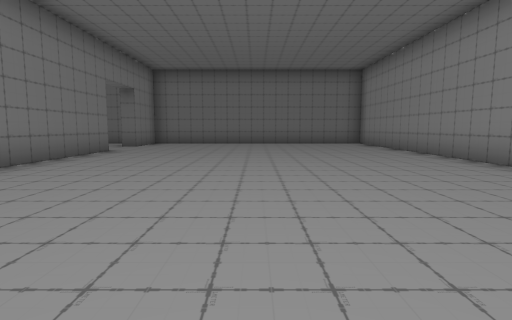
[1] (above)

14 first-person views from a walk through a Unity game level. The camera is 1.3 m above the floor, tilts 6° down and sees 80° across. The floor is counted in squares, 2 m on a side. Each view is taken from the middle of a square. On the plan, view 1 faces up. The plan holds only what a view shows up to about 10 squares ahead; the rest is blank. The player character is not drawn.

[2]
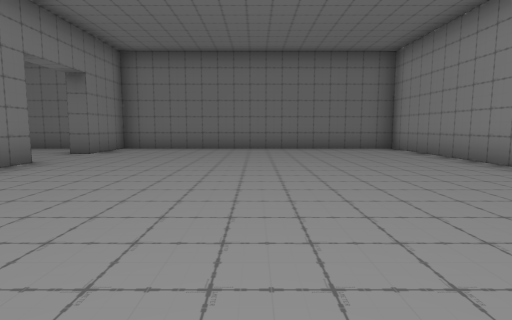

[3]
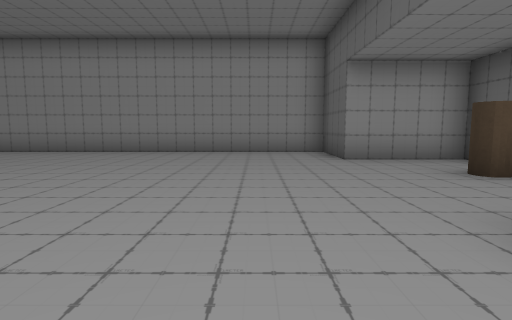

[4]
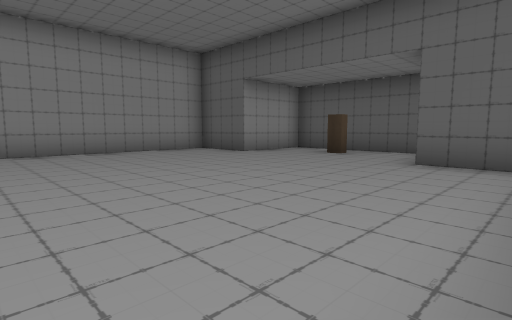

[5]
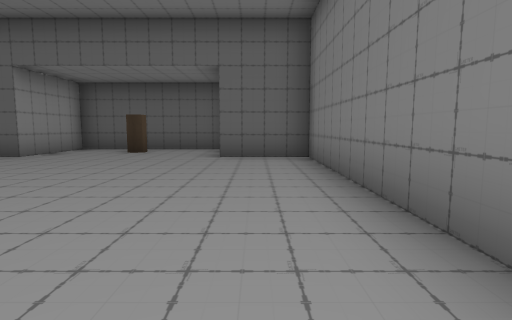

[6]
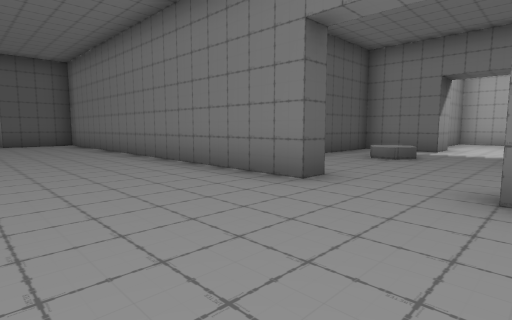

[7]
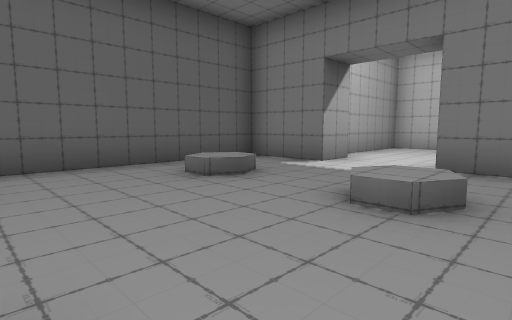

[8]
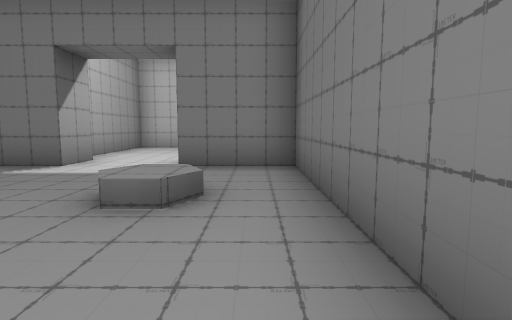

[9]
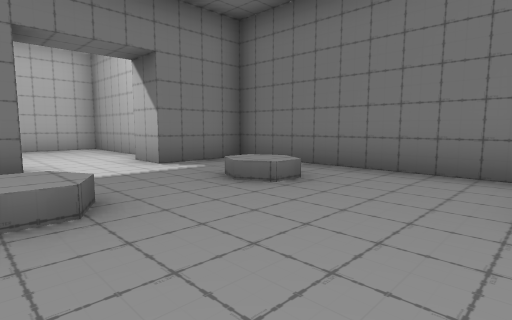

[10]
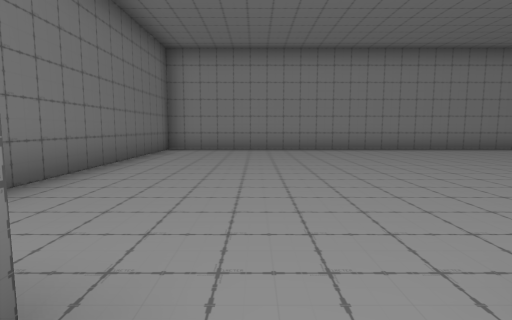

[11]
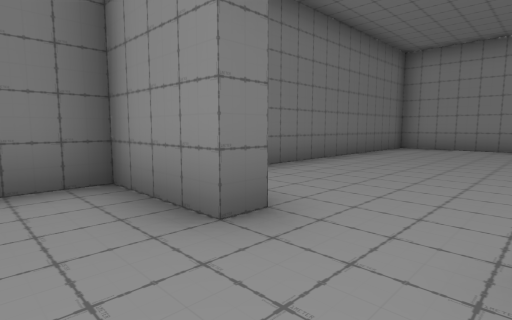

[12]
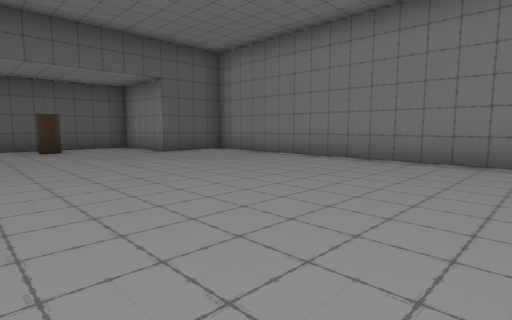

[13]
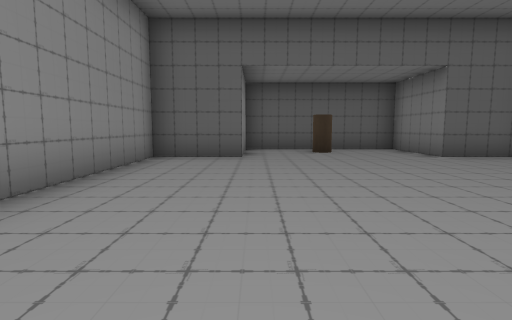

[14]
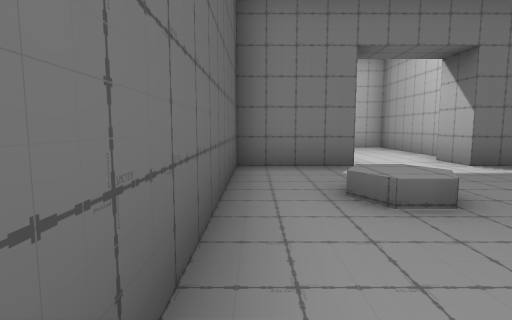

### Floor plan
Points are (right, up) in squares from view 1. A wall is a line through its corners. A room is listed if a view was taken in it or the views show most of it. See-through windows are left out.
Room 1 (views 1, 2, 3, 4, 5, 6, 12, 13)
walls: (-4.8, 8.7) (-4.2, 8.7) (-4.2, -1.8) (-2.2, -1.8) (-2.2, -4.3) (2.3, -4.3) (2.3, -1.8) (4.3, -1.8) (4.3, 12.7) (-4.2, 12.7) (-4.2, 10.7)
ways out: opening at (-4, 9.5) to room 2
Room 2 (views 7, 8, 9, 10, 11, 14)
walls: (-11.2, 8.7) (-10.2, 8.7) (-10.2, 6.7) (-5.2, 6.7); (-12, 11.2) (-15.2, 11.2) (-15.2, 8.2) (-12, 8.2); (-4.2, 10.7) (-4.7, 10.7) (-4.7, 12.7) (-10.2, 12.7) (-10.2, 10.7) (-11.2, 10.7)
ways out: opening at (-4, 9.5) to room 1

Where each view was taken, in squares from view 1:
view 1: 0 up, 0 right, facing up
view 2: 3 up, 0 right, facing up
view 3: 0 up, 4 left, facing right
view 4: 4 up, 4 left, facing down-right
view 5: 5 up, 3 left, facing down
view 6: 11 up, 1 left, facing down-left
view 7: 12 up, 5 left, facing down-left
view 8: 12 up, 5 left, facing left
view 9: 8 up, 5 left, facing up-left
view 10: 10 up, 5 left, facing right
view 11: 9 up, 6 left, facing up-right
view 12: 6 up, 2 right, facing down-left
view 13: 5 up, 2 right, facing down
view 14: 7 up, 5 left, facing left
